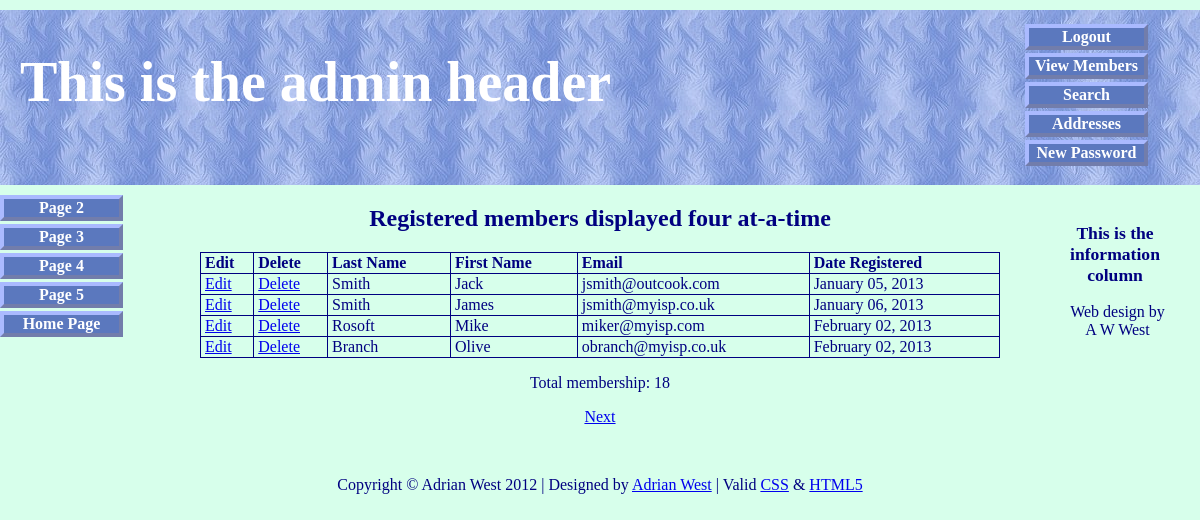
Page /admin_view_users.php (signed in) on the committed database.
### tables this page shows
CREATE TABLE IF NOT EXISTS `users` (
  `user_id` mediumint(6) unsigned NOT NULL AUTO_INCREMENT,
  `title` char(10) NOT NULL,
  `fname` varchar(30) NOT NULL,
  `lname` varchar(40) NOT NULL,
  `email` varchar(50) NOT NULL,
  `psword` char(40) NOT NULL,
  `uname` char(12) NOT NULL,
  `registration_date` datetime NOT NULL,
  `class` char(20) NOT NULL,
  `user_level` tinyint(2) unsigned NOT NULL,
  `addr1` varchar(50) NOT NULL,
  `addr2` varchar(50) DEFAULT NULL,
  `city` varchar(50) NOT NULL,
  `county` char(20) NOT NULL,
  `pcode` char(10) NOT NULL,
  `phone` char(11) DEFAULT NULL,
  `paid` enum('No','Yes') NOT NULL,
  PRIMARY KEY (`user_id`)
);

### admin_view_users.php (the view, shortened to what this page needs)
<!doctype html>
<html lang=en>
<head>
<link rel="stylesheet" type="text/css" href="includes.css">
</head>
<body>
<div id="container">
<?php include("includes/header-admin.php"); ?>
<?php include("includes/nav.php"); ?>
<?php include("includes/info-col.php"); ?>
<div id="content">
<h2>Registered members displayed four at-a-time</h2>
<p>
<?php
require ('mysqli_connect.php');
$pagerows = 4;
if (isset($_GET['p']) && is_numeric
($_GET['p'])) {
$pages=$_GET['p'];
}else{
$q = "SELECT COUNT(user_id) FROM users";
$result = @mysqli_query ($dbcon, $q);
$row = @mysqli_fetch_array ($result, MYSQLI_NUM);
$records = $row[0];
if ($records > $pagerows){
$pages = ceil ($records/$pagerows);
}else{
$pages = 1;
}
}
if (isset($_GET['s']) && is_numeric
($_GET['s'])) {
$start = $_GET['s'];
}else{
$start = 0;
}
$q = "SELECT lname, fname, email, DATE_FORMAT(registration_date, '%M %d, %Y') AS regdat, user_id FROM users ORDER BY registration_date ASC LIMIT $start, $pagerows";
$result = @mysqli_query ($dbcon, $q);
if ($result) {
echo '<table>
<tr><td><b>Edit</b></td>
<td><b>Delete</b></td>
<td><b>Last Name</b></td>
<td><b>First Name</b></td>
<td><b>Email</b></td>
<td><b>Date Registered</b></td>
</tr>';
while ($row = mysqli_fetch_array($result, MYSQLI_ASSOC)) {
	echo '<tr>
	<td><a href="edit_record.php?id=' . $row['user_id'] . '">Edit</a></td>
	<td><a href="delete_record.php?id=' . $row['user_id'] . '">Delete</a></td>
	<td>' . $row['lname'] . '</td>
	<td>' . $row['fname'] . '</td>
	<td>' . $row['email'] . '</td>
	<td>' . $row['regdat'] . '</td>
	</tr>';
	}
	echo '</table>';
} else {
	echo '<p class="error">The current record could not be retrieved. We apologize for any inconvenience.</p>';
	echo '<p>' . mysqli_error($dbcon) . '<br><br>Query: ' . $q . '</p>';
}
$q = "SELECT COUNT(user_id) FROM users";
$result = @mysqli_query ($dbcon, $q);
$row = @mysqli_fetch_array ($result, MYSQLI_NUM);
$members = $row[0];
echo "<p>Total membership: $members</p>";
if ($pages > 1) {
echo '<p>';
$current_page = ($start/$pagerows) + 1;
if ($current_page != $pages) {
echo '<a href="admin_view_users.php?s=' . ($start + $pagerows) . '&p=' . $pages . '">Next</a> ';
}
echo '</p>';
}
?>
</div>
<?php include("includes/footer.php"); ?>
</div>
</body>
</html>

### includes.css (style rules this page uses)
h2 { font-size:150%; color:navy; text-align:center; }
#container { position:relative; min-width:960px; max-width:1200px; margin:auto; text-align:left; }
#content { margin-left:150px; margin-right:150px; }
table { width:800px; border:1px navy solid; border-collapse:collapse; margin:auto; }
td { border:1px navy solid; padding:1px 0 1px 4px; text-align:left; }

### admin_view_users.php (style rules this page uses)
p { text-align:center; }
table { width:800px; }

### rows in the picture
users: lname "Smith", fname "Jack", email "jsmith@outcook.com", regdat "January 05, 2013"
users: lname "Smith", fname "James", email "jsmith@myisp.co.uk", regdat "January 06, 2013"
users: lname "Rosoft", fname "Mike", email "miker@myisp.com", regdat "February 02, 2013"
users: lname "Branch", fname "Olive", email "obranch@myisp.co.uk", regdat "February 02, 2013"

### other values in the picture
$members "18"
